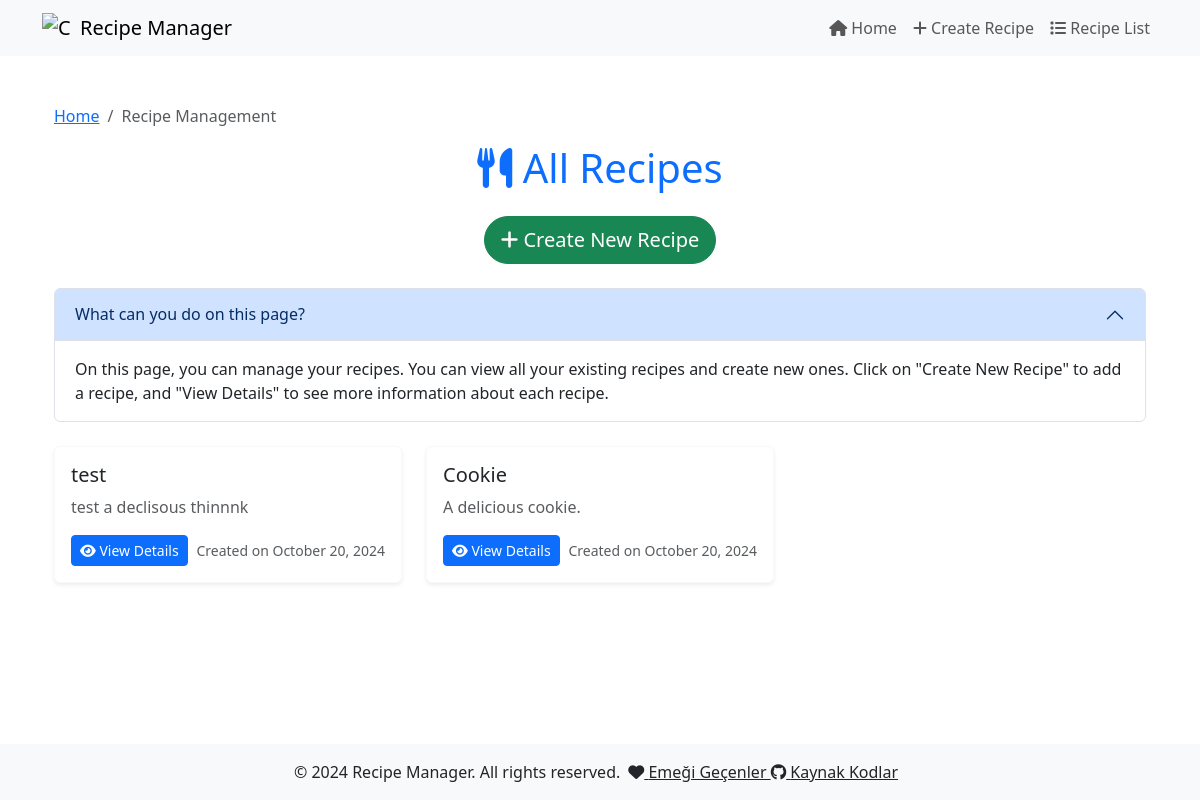
Before: / with the older database file.
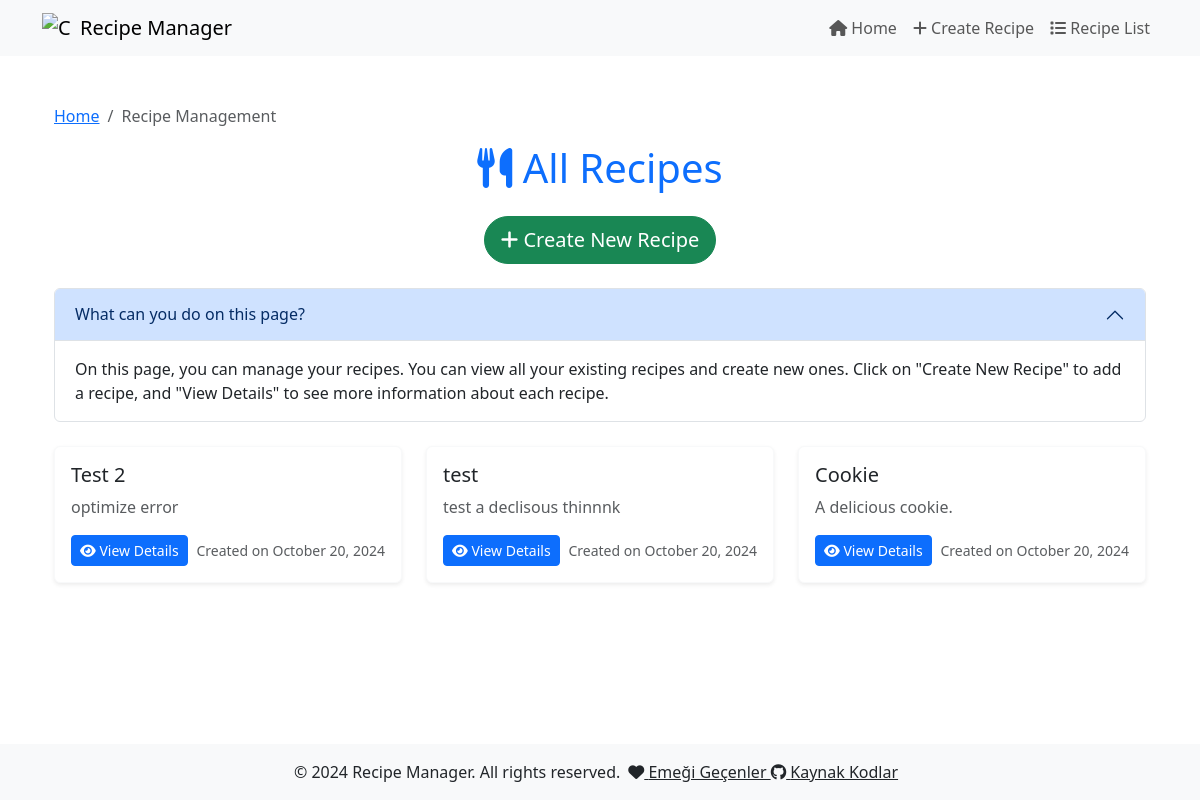
After: the same page with the newer database file.
### recipe_optimizer/models.py (models this page shows, shortened)
class Recipe(models.Model):
    name = models.CharField(max_length=200)
    description = models.TextField()
    created_at = models.DateTimeField(auto_now_add=True)

### recipe_optimizer/views.py (the view)
# urls.py: path('', views.index, name='index'),
def index(request):
    recipes = Recipe.objects.all().order_by('-created_at')
    return render(request, "index.html", {'recipes': recipes})

### templates/index.html (shortened to what this page needs)
{% extends 'base.html' %}
{% block content %}
<div class="container mt-5">
    <nav aria-label="breadcrumb">
        <ol class="breadcrumb">
            <li class="breadcrumb-item"><a href="{% url 'index' %}">Home</a></li>
            <li class="breadcrumb-item active" aria-current="page">Recipe Management</li>
        </ol>
    </nav>
    <h1 class="text-center mb-4 text-primary"><i class="fas fa-utensils"></i> All Recipes</h1>
    <div class="text-center mb-4">
        <a href="{% url 'create_recipe' %}" class="btn btn-success btn-lg" style="border-radius: 25px;">
            <i class="fas fa-plus"></i> Create New Recipe
        </a>
    </div>
    <div class="accordion mb-4" id="helpAccordion">
        <div class="accordion-item">
            <h2 class="accordion-header" id="headingOne">
                <button class="accordion-button" type="button" data-bs-toggle="collapse" data-bs-target="#collapseOne" aria-expanded="true" aria-controls="collapseOne">
                    What can you do on this page?
                </button>
            </h2>
            <div id="collapseOne" class="accordion-collapse collapse show" aria-labelledby="headingOne" data-bs-parent="#helpAccordion">
                <div class="accordion-body">
                    On this page, you can manage your recipes. You can view all your existing recipes and create new ones. Click on "Create New Recipe" to add a recipe, and "View Details" to see more information about each recipe.
                </div>
            </div>
        </div>
    </div>
    <div class="row">
        {% for recipe in recipes %}
        <div class="col-md-4 mb-4">
            <div class="card shadow-sm border-light rounded">
                <div class="card-body">
                    <h5 class="card-title">{{ recipe.name }}</h5>
                    <p class="card-text text-muted">{{ recipe.description|truncatewords:15 }}</p>
                    <div class="d-flex justify-content-between align-items-center">
                        <a href="{% url 'optimize' recipe.id %}" class="btn btn-primary btn-sm">
                            <i class="fas fa-eye"></i> View Details
                        </a>
                        <small class="text-muted">Created on {{ recipe.created_at|date:"F j, Y" }}</small>
                    </div>
                </div>
            </div>
        </div>
        {% empty %}
        <div class="col-12">
            <p class="text-center">No recipes found.</p>
        </div>
        {% endfor %}
    </div>
</div>
{% endblock %}

Changed rows visible on the page:
added Recipe: name "Test 2", description "optimize error", created_at "October 20, 2024"
